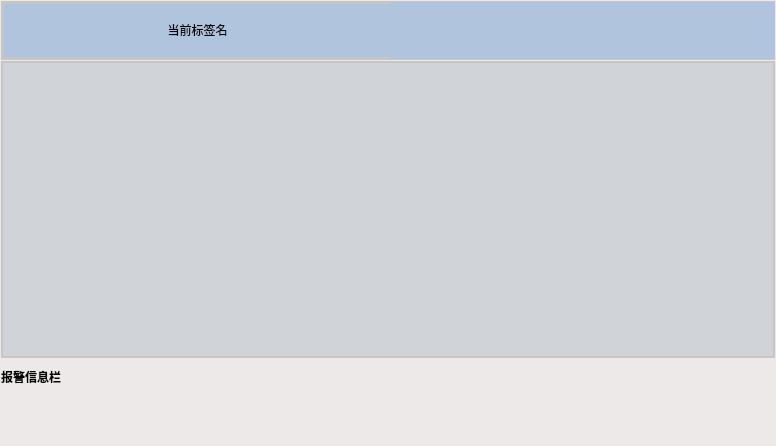
<?xml version="1.0" encoding="UTF-8"?>
<ui version="4.0">
 <class>MainWindow</class>
 <widget class="QWidget" name="MainWindow">
  <property name="geometry">
   <rect>
    <x>0</x>
    <y>0</y>
    <width>776</width>
    <height>446</height>
   </rect>
  </property>
  <property name="windowTitle">
   <string>ZM650-Qt-Demo</string>
  </property>
  <property name="styleSheet">
   <string notr="true">background-color:#EEE9E9;</string>
  </property>
  <layout class="QVBoxLayout" name="verticalLayout" stretch="1,5,1,1">
   <property name="spacing">
    <number>1</number>
   </property>
   <property name="leftMargin">
    <number>1</number>
   </property>
   <property name="topMargin">
    <number>1</number>
   </property>
   <property name="rightMargin">
    <number>1</number>
   </property>
   <property name="bottomMargin">
    <number>1</number>
   </property>
   <item>
    <widget class="QWidget" name="widget" native="true">
     <property name="sizePolicy">
      <sizepolicy hsizetype="Preferred" vsizetype="Preferred">
       <horstretch>0</horstretch>
       <verstretch>0</verstretch>
      </sizepolicy>
     </property>
     <property name="maximumSize">
      <size>
       <width>16777215</width>
       <height>16777215</height>
      </size>
     </property>
     <property name="styleSheet">
      <string notr="true">QWidget#widget
{
	border:3px solid rgb(198, 198, 198);
	background-color: #B0C4DE;
}</string>
     </property>
     <layout class="QHBoxLayout" name="horizontalLayout" stretch="0,0">
      <property name="spacing">
       <number>0</number>
      </property>
      <property name="leftMargin">
       <number>4</number>
      </property>
      <property name="topMargin">
       <number>1</number>
      </property>
      <property name="rightMargin">
       <number>0</number>
      </property>
      <property name="bottomMargin">
       <number>1</number>
      </property>
      <item>
       <widget class="QLabel" name="tabText">
        <property name="sizePolicy">
         <sizepolicy hsizetype="Minimum" vsizetype="Fixed">
          <horstretch>0</horstretch>
          <verstretch>0</verstretch>
         </sizepolicy>
        </property>
        <property name="minimumSize">
         <size>
          <width>0</width>
          <height>0</height>
         </size>
        </property>
        <property name="maximumSize">
         <size>
          <width>16777215</width>
          <height>16777215</height>
         </size>
        </property>
        <property name="styleSheet">
         <string notr="true">background-color: #B0C4DE;</string>
        </property>
        <property name="text">
         <string>当前标签名</string>
        </property>
        <property name="alignment">
         <set>Qt::AlignCenter</set>
        </property>
       </widget>
      </item>
      <item>
       <widget class="TabButton" name="tabs" native="true">
        <property name="sizePolicy">
         <sizepolicy hsizetype="Preferred" vsizetype="Fixed">
          <horstretch>0</horstretch>
          <verstretch>0</verstretch>
         </sizepolicy>
        </property>
        <property name="minimumSize">
         <size>
          <width>0</width>
          <height>0</height>
         </size>
        </property>
        <property name="maximumSize">
         <size>
          <width>16777215</width>
          <height>100</height>
         </size>
        </property>
        <property name="styleSheet">
         <string notr="true">background-color: #B0C4DE;</string>
        </property>
       </widget>
      </item>
     </layout>
    </widget>
   </item>
   <item>
    <widget class="QWidget" name="widget_2" native="true">
     <property name="styleSheet">
      <string notr="true">QWidget#widget_2
{
	border:2px solid rgb(198, 198, 198);
	background-color:#D0D3D8;
}</string>
     </property>
     <layout class="QGridLayout" name="gridLayout_2">
      <property name="leftMargin">
       <number>1</number>
      </property>
      <property name="topMargin">
       <number>1</number>
      </property>
      <property name="rightMargin">
       <number>1</number>
      </property>
      <property name="bottomMargin">
       <number>1</number>
      </property>
      <property name="spacing">
       <number>1</number>
      </property>
      <item row="0" column="0">
       <layout class="QHBoxLayout" name="layout_SubWindow"/>
      </item>
     </layout>
    </widget>
   </item>
   <item>
    <widget class="QLabelSystemAlarm" name="alarmMessage">
     <property name="sizePolicy">
      <sizepolicy hsizetype="Preferred" vsizetype="Maximum">
       <horstretch>0</horstretch>
       <verstretch>0</verstretch>
      </sizepolicy>
     </property>
     <property name="minimumSize">
      <size>
       <width>0</width>
       <height>35</height>
      </size>
     </property>
     <property name="maximumSize">
      <size>
       <width>16777215</width>
       <height>16777215</height>
      </size>
     </property>
     <property name="font">
      <font>
       <weight>75</weight>
       <bold>true</bold>
      </font>
     </property>
     <property name="text">
      <string>报警信息栏</string>
     </property>
    </widget>
   </item>
   <item>
    <widget class="QPushButtonsPage" name="buttons" native="true">
     <property name="sizePolicy">
      <sizepolicy hsizetype="Preferred" vsizetype="Fixed">
       <horstretch>0</horstretch>
       <verstretch>0</verstretch>
      </sizepolicy>
     </property>
     <property name="minimumSize">
      <size>
       <width>0</width>
       <height>50</height>
      </size>
     </property>
     <property name="font">
      <font>
       <weight>50</weight>
       <bold>false</bold>
      </font>
     </property>
    </widget>
   </item>
  </layout>
 </widget>
 <customwidgets>
  <customwidget>
   <class>QPushButtonsPage</class>
   <extends>QWidget</extends>
   <header>widgets/qpushbuttonspage.h</header>
   <container>1</container>
  </customwidget>
  <customwidget>
   <class>QLabelSystemAlarm</class>
   <extends>QLabel</extends>
   <header>widgets/qlabelsystemalarm.h</header>
  </customwidget>
  <customwidget>
   <class>TabButton</class>
   <extends>QWidget</extends>
   <header>widgets/tabbutton.h</header>
   <container>1</container>
  </customwidget>
 </customwidgets>
 <resources/>
 <connections/>
</ui>
